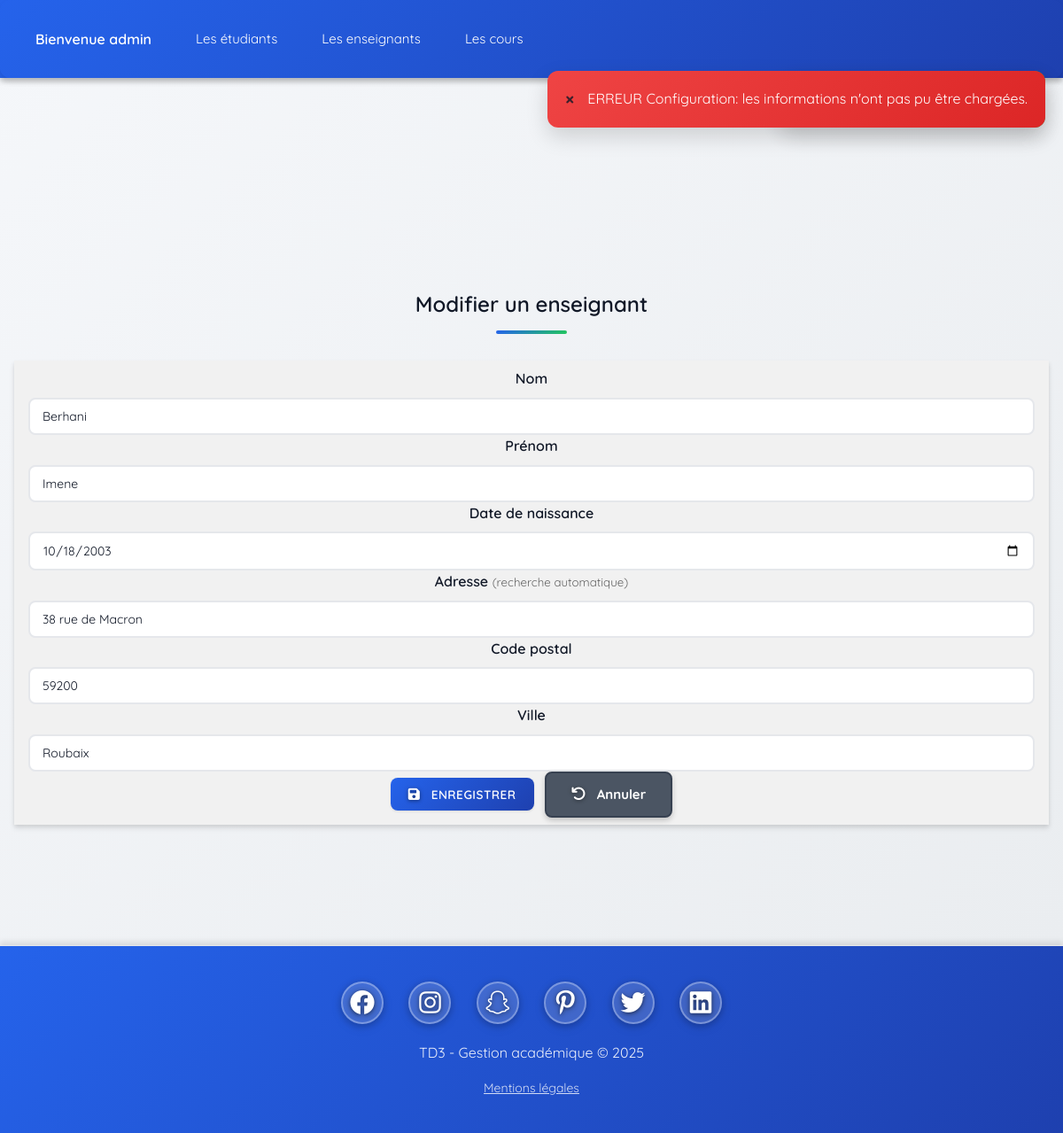
The app's page /index.php?element=enseignants&action=edit&id=3 (signed in) with its own data.
### tables this page shows
CREATE TABLE `mp_enseignants` (
  `rowid` int(11) NOT NULL,
  `firstname` varchar(64) NOT NULL,
  `lastname` varchar(64) NOT NULL,
  `birthday` date DEFAULT NULL,
  `adress` text DEFAULT NULL,
  `zipcode` varchar(8) DEFAULT NULL,
  `town` varchar(32) DEFAULT NULL,
  `fk_user` int(11) DEFAULT NULL
);

### index.php (called while the page is built, shortened)
<?php
include dirname(__FILE__) . '/main.inc.php';

### class/enseignant.class.php (called while the page is built, shortened)
<?php
class Enseignant
{
    public function __get(string $att) { return $this->$att ?? null; }
    private static function getPDO(): PDO
    {
        $host = 'localhost';
        $dbname = 'r301project';
        $user = 'simpleuser';
        $pass = 'simplepass';
        $dsn = "mysql:host=$host;dbname=$dbname;charset=utf8mb4";
        return new PDO($dsn, $user, $pass, [
            PDO::ATTR_ERRMODE => PDO::ERRMODE_EXCEPTION,
            PDO::ATTR_DEFAULT_FETCH_MODE => PDO::FETCH_ASSOC
        ]);
    }
    public static function fetch(int|string $idOrNum): ?Enseignant
    {
        $pdo = self::getPDO();
        $sql = is_numeric($idOrNum) ?
            "SELECT * FROM mp_enseignants WHERE rowid=:id" :
            "SELECT * FROM mp_enseignants WHERE fk_user=:id";
        $stmt = $pdo->prepare($sql);
        $stmt->execute([':id'=>$idOrNum]);
        $row = $stmt->fetch();
        return $row ? new Enseignant($row) : null;
    }
}

### enseignants/controllers/edit.php (called while the page is built, shortened)
<?php
require_once dirname(__FILE__) . '/../../class/enseignant.class.php';
try {
    $ens = Enseignant::fetch($_GET['id']);
} catch (Exception $e) {
    $error = $e->getMessage();
}

### enseignants/views/edit.php (the view, shortened to what this page needs)
<div class="w3-container">
    <h2 class="w3-center">Modifier un enseignant</h2>
    <form method="post" class="w3-container w3-card-4 w3-light-grey w3-padding">
        <p>
            <label>Nom</label>
            <input type="text" name="lastname" value="<?= htmlspecialchars($ens->lastname) ?>" class="w3-input">
        </p>
        <p>
            <label>Prénom</label>
            <input type="text" name="firstname" value="<?= htmlspecialchars($ens->firstname) ?>" class="w3-input">
        </p>
        <p>
            <label>Date de naissance</label>
            <input type="date" name="birthday" value="<?= htmlspecialchars($ens->birthday) ?>" class="w3-input">
        </p>
        <p>
        <label>Adresse <small style="color: #666; font-weight: normal;">(recherche automatique)</small></label>
        <div style="position: relative;">
            <input type="text" name="adress" id="address-input-edit-ens" value="<?= htmlspecialchars($ens->adress) ?>" class="w3-input address-autocomplete" placeholder="Tapez une adresse (ex: 10 rue de Paris, 59000 Lille)">
        </div>
        </p>
        <p>
            <label>Code postal</label>
            <input type="text" name="zipcode" value="<?= htmlspecialchars($ens->zipcode) ?>" class="w3-input">
        </p>
        <p>
            <label>Ville</label>
            <input type="text" name="town" value="<?= htmlspecialchars($ens->town) ?>" class="w3-input">
        </p>
        <button type="submit" class="w3-button w3-blue">
            <i class="fas fa-save"></i> Enregistrer
        </button>
        <a href="index.php?element=enseignants&action=list" class="w3-button w3-gray">
            <i class="fas fa-undo"></i> Annuler
        </a>
    </form>
</div>

### inc/head.php (style rules this page uses)
* { box-sizing: border-box; }
body { font-family: 'Quicksand', sans-serif !important; background: linear-gradient(135deg, #f5f7fa 0%, #e9ecef 100%) !important; margin: 0; padding: 0; }
a { text-decoration: none !important; }

### records on screen
mp_enseignants: lastname "Berhani", firstname "Imene", birthday "10/18/2003", adress "38 rue de Macron", zipcode "59200", town "Roubaix"

### other values on screen
$_SESSION['login'] "admin"
$menu "Les étudiants"
$menu "Les enseignants"
$menu "Les cours"
$mesg "Connexion réussie admin"
$err "ERREUR Configuration: les informations n'ont pas pu être chargées."
